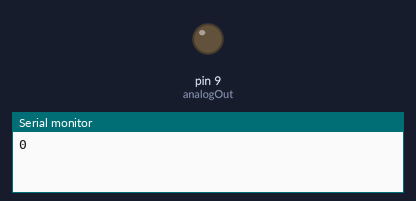
Bench run of a sketch on a simulated Arduino Uno, built with avr-gcc and run on an emulated ATmega328P. Shown: output pins drawn as LEDs (lit = HIGH), the last lines printed to the serial monitor.

Above: at 0.05 s.
At 9.36 s:
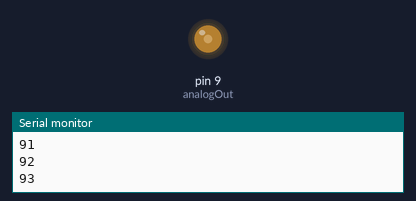
At 19.98 s:
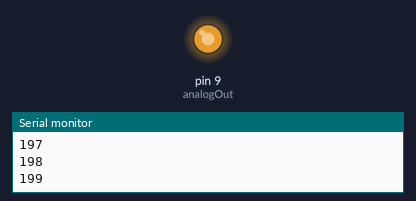
At 39.93 s:
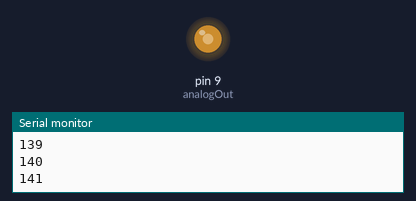
Timing chart, 0 to 40.0 s (numbered marks = the images above):
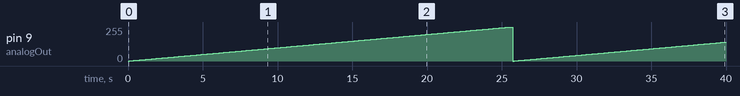

Measured:
- by itself, pin 9 (analogOut): 0/255 → 1/255 at 0.10 s, → 2/255 0.10 s later, → 3/255 0.10 s later, → 4/255 0.10 s later, … (398 changes in this stretch)

The sketch:

AnalogWrite.ino
```cpp
int brightness = 0;
int analogOut = 9;
// the setup function runs once when you press reset or power the board
void setup() {
  // initialize digital pin LED_BUILTIN as an output.
  pinMode(analogOut, OUTPUT);
  Serial.begin(9600);
}

// the loop function runs over and over again forever
void loop() {
  // digitalWrite(LED_BUILTIN, HIGH);   // turn the LED on (HIGH is the voltage level)
  for(int i=0; i<=256; i++){
    analogWrite(analogOut, i);   // turn the LED on (HIGH is the voltage level)
    Serial.println(i);
    delay(100);
  }
}
```
